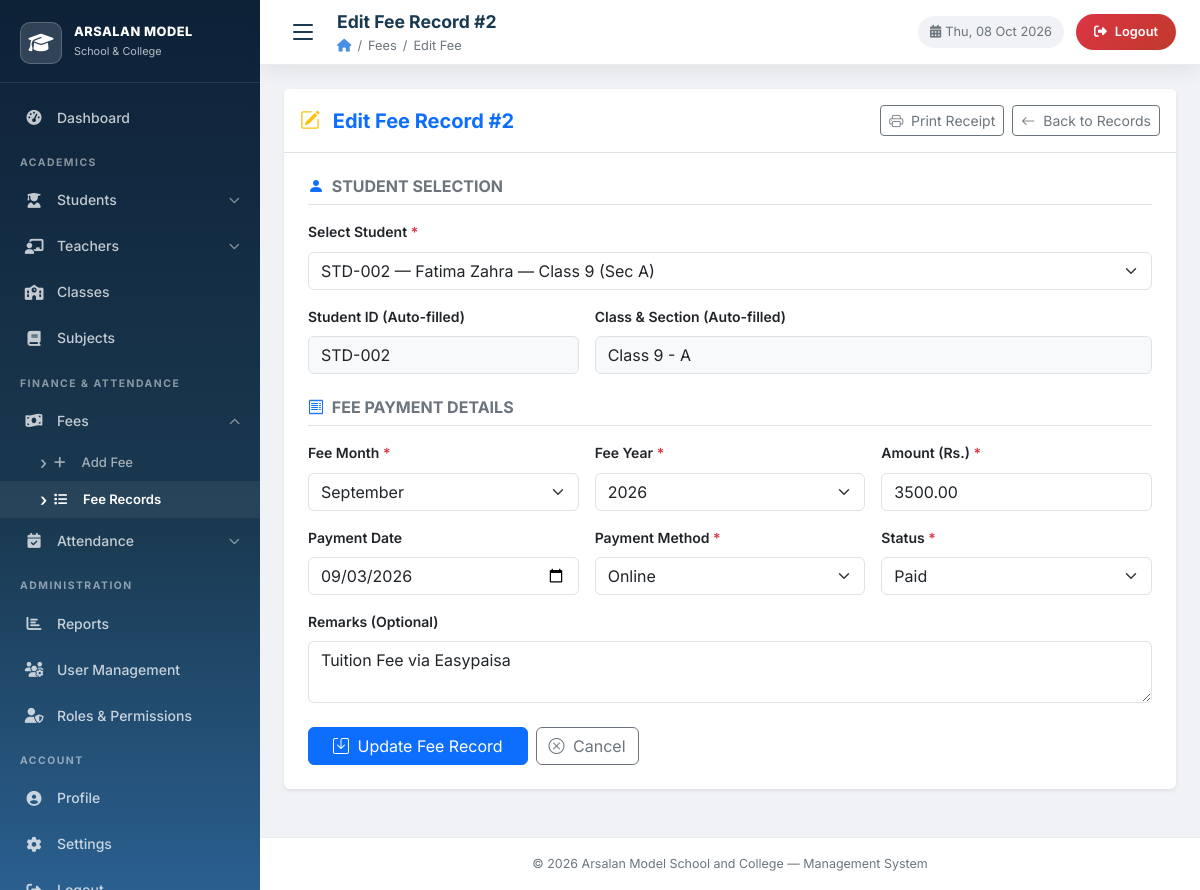
The page /fees/edit_fee.php?id=2 (signed in) on the database its author committed.
### tables this page shows
CREATE TABLE `fees` (
    `id`             INT           NOT NULL AUTO_INCREMENT,
    `student_id`     INT           NOT NULL,
    `class_id`       INT           NOT NULL,
    `fee_month`      VARCHAR(20)   NOT NULL,
    `amount`         DECIMAL(10,2) NOT NULL,
    `payment_date`   DATE          NULL DEFAULT NULL,
    `payment_method` ENUM('Cash','Bank','Online') NOT NULL DEFAULT 'Cash',
    `remarks`        TEXT          NULL,
    `status`         ENUM('paid','pending') NOT NULL DEFAULT 'pending',
    `created_at`     TIMESTAMP     NOT NULL DEFAULT CURRENT_TIMESTAMP,
    `updated_at`     TIMESTAMP     NOT NULL DEFAULT CURRENT_TIMESTAMP ON UPDATE CURRENT_TIMESTAMP,
    PRIMARY KEY (`id`),
    CONSTRAINT `fk_fee_student` FOREIGN KEY (`student_id`) REFERENCES `students`(`id`) ON DELETE CASCADE,
    CONSTRAINT `fk_fee_class`   FOREIGN KEY (`class_id`)   REFERENCES `classes`(`id`)  ON DELETE RESTRICT
);

CREATE TABLE `students` (
    `id`             INT          NOT NULL AUTO_INCREMENT,
    `student_id`     VARCHAR(20)  NOT NULL,
    `first_name`     VARCHAR(50)  NOT NULL,
    `last_name`      VARCHAR(50)  NOT NULL,
    `father_name`    VARCHAR(100) NOT NULL,
    `gender`         ENUM('Male','Female','Other') NOT NULL,
    `date_of_birth`  DATE         NULL,
    `phone`          VARCHAR(15)  NOT NULL,
    `email`          VARCHAR(100) NOT NULL DEFAULT '',
    `address`        TEXT         NULL,
    `class_id`       INT          NOT NULL,
    `parent_user_id` INT          NULL DEFAULT NULL,
    `admission_date` DATE         NOT NULL,
    `photo`          VARCHAR(255) NULL DEFAULT NULL,
    `status`         ENUM('active','inactive') NOT NULL DEFAULT 'active',
    `created_at`     TIMESTAMP    NOT NULL DEFAULT CURRENT_TIMESTAMP,
    `updated_at`     TIMESTAMP    NOT NULL DEFAULT CURRENT_TIMESTAMP ON UPDATE CURRENT_TIMESTAMP,
    PRIMARY KEY (`id`),
    UNIQUE KEY `uq_student_id` (`student_id`),
    CONSTRAINT `fk_student_class` FOREIGN KEY (`class_id`) REFERENCES `classes`(`id`) ON DELETE RESTRICT,
    CONSTRAINT `fk_student_parent_user` FOREIGN KEY (`parent_user_id`) REFERENCES `users`(`id`) ON DELETE SET NULL
);

CREATE TABLE `classes` (
    `id`               INT         NOT NULL AUTO_INCREMENT,
    `class_name`       VARCHAR(50) NOT NULL,
    `section`          VARCHAR(10) NOT NULL DEFAULT 'A',
    `class_teacher_id` INT         NULL DEFAULT NULL,
    `room_number`      VARCHAR(20) NOT NULL DEFAULT '',
    `status`           ENUM('active','inactive') NOT NULL DEFAULT 'active',
    `created_at`       TIMESTAMP   NOT NULL DEFAULT CURRENT_TIMESTAMP,
    PRIMARY KEY (`id`)
);

### fees/edit_fee.php (the view, shortened to what the rows shown need)
<?php
require_once __DIR__ . '/../database.php';
require_once __DIR__ . '/fees_helper.php';
$user = current_user();
$id = (int)($_GET['id'] ?? $_POST['id'] ?? 0);
$fee = fee_db_fetch_one(
    "SELECT f.*, s.student_id AS stu_code, s.first_name, s.last_name, c.class_name, c.section
     FROM fees f
     JOIN students s ON f.student_id = s.id
     LEFT JOIN classes c ON f.class_id = c.id
     WHERE f.id = ?",
    [$id],
    'i'
);
$page_title  = 'Edit Fee Record #' . $fee['id'];
$breadcrumb  = ['Fees', 'Edit Fee'];
$depth       = '../';
$students = fee_db_fetch_all(
    "SELECT s.id, s.student_id, s.first_name, s.last_name, c.id AS class_id, c.class_name, c.section
     FROM students s
     LEFT JOIN classes c ON s.class_id = c.id
     WHERE s.status = 'active' OR s.id = ?
     ORDER BY s.student_id ASC, s.first_name ASC",
    [$fee['student_id']],
    'i'
);
$current_year = (int)date('Y');
$existing_month = '';
$existing_year  = $current_year;
if (!empty($fee['fee_month'])) {
    $parts = explode(' ', trim($fee['fee_month']));
    if (isset($parts[0])) $existing_month = $parts[0];
    if (isset($parts[1]) && is_numeric($parts[1])) $existing_year = (int)$parts[1];
}
$form   = [
    'student_id'     => $fee['student_id'],
    'class_id'       => $fee['class_id'],
    'fee_month'      => $existing_month ?: date('F'),
    'fee_year'       => $existing_year,
    'amount'         => $fee['amount'],
    'payment_date'   => $fee['payment_date'] ?? '',
    'payment_method' => $fee['payment_method'] ?? 'Cash',
    'remarks'        => $fee['remarks'] ?? '',
    'status'         => $fee['status'] ?? 'paid',
];
include '../layout.php';
?>
<link rel="stylesheet" href="https://cdn.jsdelivr.net/npm/bootstrap-icons@1.11.3/font/bootstrap-icons.min.css">
<div class="card shadow-sm border-0 mb-4">
    <div class="card-header bg-white border-bottom py-3 d-flex justify-content-between align-items-center">
        <h5 class="mb-0 text-primary fw-bold">
            <i class="bi bi-pencil-square me-2 text-warning"></i> Edit Fee Record #<?= (int)$fee['id'] ?>
        </h5>
        <div class="d-flex gap-2">
            <a href="print_receipt.php?id=<?= (int)$fee['id'] ?>" class="btn btn-sm btn-outline-secondary">
            </a>
            <a href="fee_records.php" class="btn btn-sm btn-outline-secondary">
            </a>
        </div>
    </div>
    <div class="card-body p-4">
        <form method="POST" action="edit_fee.php?id=<?= $id ?>" id="feeForm">
            <div class="row g-3 mb-4">
                <div class="col-md-12">
                    <label class="form-label fw-semibold" for="feeStudentSelect">
                        Select Student <span class="text-danger">*</span>
                    </label>
                    <select name="student_id" class="form-select" required id="feeStudentSelect" onchange="fillStudentInfo(this)">
                        <?php foreach ($students as $s): ?>
                        <?php
                            $student_display = $s['student_id'] . ' — ' . $s['first_name'] . ' ' . $s['last_name'] . ' — ' . ($s['class_name'] ?? 'No Class') . ($s['section'] ? ' (Sec ' . $s['section'] . ')' : '');
                            $class_display   = ($s['class_name'] ?? 'No Class') . ($s['section'] ? ' - ' . $s['section'] : '');
                        ?>
                        <option value="<?= $s['id'] ?>"
                                data-student-code="<?= h($s['student_id']) ?>"
                                data-class-id="<?= (int)$s['class_id'] ?>"
                                data-class-name="<?= h($class_display) ?>"
                                <?= ($form['student_id'] == $s['id']) ? 'selected' : '' ?>>
                            <?= h($student_display) ?>
                        </option>
                        <?php endforeach; ?>
                    </select>
                </div>
            </div>
            <div class="row g-3 mb-4">
                <div class="col-md-4">
                    <label class="form-label fw-semibold">Amount (Rs.) <span class="text-danger">*</span></label>
                    <input type="number" name="amount" class="form-control" required
                           min="1" step="0.01"
                           value="<?= h($form['amount']) ?>" placeholder="e.g. 3500">
                </div>
                <div class="col-md-4">
                    <label class="form-label fw-semibold">Payment Date</label>
                    <input type="date" name="payment_date" id="paymentDateInput" class="form-control"
                           value="<?= h($form['payment_date']) ?>">
                </div>
                <div class="col-md-4">
                    <label class="form-label fw-semibold">Payment Method <span class="text-danger">*</span></label>
                    <select name="payment_method" class="form-select" required>
                        <option value="Online" <?= ($form['payment_method'] === 'Online') ? 'selected' : '' ?>>Online</option>
                    </select>
                </div>
                <div class="col-md-4">
                    <label class="form-label fw-semibold">Status <span class="text-danger">*</span></label>
                    <select name="status" class="form-select" required id="feeStatusSelect">
                        <option value="paid"    <?= ($form['status'] === 'paid') ? 'selected' : '' ?>>Paid</option>
                    </select>
                </div>
                <div class="col-md-12">
                    <label class="form-label fw-semibold">Remarks (Optional)</label>
                    <textarea name="remarks" class="form-control" rows="2"
                              placeholder="e.g. Monthly Tuition fee, Admission fee, Challan number, Easypaisa TID..."><?= h($form['remarks']) ?></textarea>
                </div>
            </div>
        </form>
    </div>
</div>
<?php include '../layout_end.php'; ?>

### layout.php (shortened to what the rows shown need)
<?php
$depth = isset($depth) ? $depth : '../';
$css   = $depth . 'css/style.css';
?>
<!DOCTYPE html>
<html lang="en">
<head>
    <link rel="stylesheet" href="https://cdnjs.cloudflare.com/ajax/libs/bootstrap/5.3.2/css/bootstrap.min.css">
    <link rel="stylesheet" href="https://cdnjs.cloudflare.com/ajax/libs/font-awesome/6.5.0/css/all.min.css">
    <link rel="stylesheet" href="https://cdn.jsdelivr.net/npm/bootstrap-icons@1.11.3/font/bootstrap-icons.min.css">
    <link rel="stylesheet" href="<?= $css ?>">
</head>
<body>
<div class="app-wrapper">
<?php
$dashboard_link = get_role_dashboard($user['role'] ?? 'admin', $depth);
?>
<aside class="sidebar" id="appSidebar">
    <a class="sidebar-brand" href="<?= $dashboard_link ?>">
        <div class="brand-text">
            <h2>Arsalan Model</h2>
        </div>
    </a>
</aside>
<div class="main-content">
    <header class="topbar">
        <div class="topbar-left">
            <div>
                <div class="page-title"><?= h($page_title) ?></div>
                <div class="breadcrumb-ams">
                    <a href="<?= $dashboard_link ?>"><i class="fas fa-home"></i></a>
                    <?php if (isset($breadcrumb)): foreach ($breadcrumb as $bc): ?>
                        <span>/</span><span><?= h($bc) ?></span>
                    <?php endforeach; endif; ?>
                </div>
            </div>
        </div>
    </header>
    <main class="page-body">

### rows shown on the page
fees: id "Edit Fee Record #2", id "2", student_id "STD-002 — Fatima Zahra — Class 9 (Sec A)", amount "3500.00", payment_date "09/03/2026", payment_method "Online", status "Paid", remarks "Tuition Fee via Easypaisa"

### other values the page prints
$bc "Fees"
$bc "Edit Fee"
APP_NAME "Arsalan Model School and College"
form field fee_month "September"
form field fee_year "2026"
